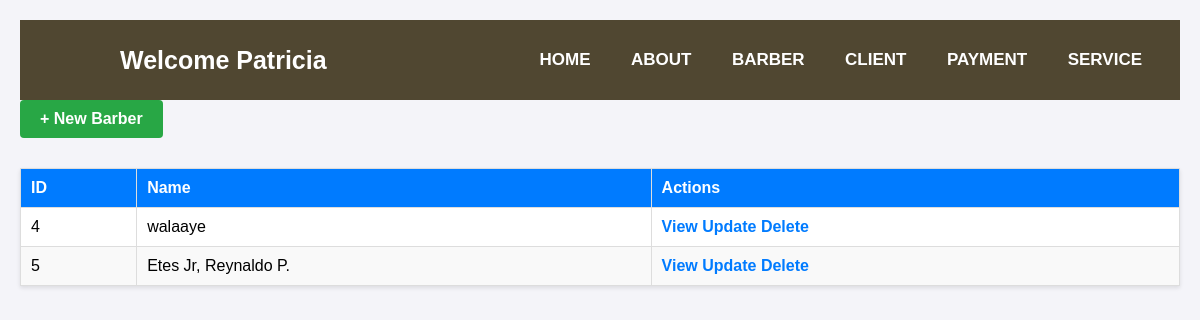
The page /barber/ (signed in) on the database its author committed.
### app/models.py (models this page shows, shortened)
class Barber(models.Model):
    user = models.OneToOneField(User, on_delete=models.CASCADE, related_name="barber_profile")
    name = models.CharField(max_length=100)
    experience_years = models.IntegerField()
    specialty = models.CharField(max_length=255, blank=True, null=True)
    rating = models.DecimalField(max_digits=3, decimal_places=2, default=0.0)
    available = models.BooleanField(default=True)

### app/views.py (the view)
# urls.py: path('barber/', BarberListView.as_view(), name='Barber'),
class BarberListView(ListView):
    model = Barber
    context_object_name = 'barber'
    template_name = 'app/barber_list.html'

### app/Templates/app/barber_list.html (shortened to what this page needs)
{% extends 'app/Admin/Admin.html' %}
{% load static %}
{% block content %}
<a href="{% url 'barber_create' %}" class="add-barber">+ New Barber</a>
<table>
    <thead>
        <tr>
            <th>ID</th>
            <th>Name</th>
            <th>Actions</th>
        </tr>
    </thead>
    <tbody>
        {% for barber in barber %}
        <tr>
            <td>{{ barber.pk }}</td>
            <td>{{ barber.name }}</td>
            <td>
                <a href="{% url 'barber_detail' barber.pk %}">View</a>
                <a href="{% url 'barber_update' barber.pk %}">Update</a>
                <a href="{% url 'barber_delete' barber.pk %}">Delete</a>
            </td>
        </tr>
        {% endfor %}
    </tbody>
</table>
{% endblock content %}

### app/Templates/app/Admin/adminnavbar.html (shortened to what this page needs)
<nav>
    <label class="logo">Welcome {{ user.username }}</label>
    <ul>
      <li><a href="{% url 'home' %}">Home</a></li>
      <li><a href="#">About</a></li>
      <li><a href="{% url 'Barber' %}">Barber</a></li>
      <li><a href="{% url 'client' %}">Client</a></li>
        <li><a href="{% url 'payment' %}">Payment</a></li>
         <li><a href="{% url 'service' %}">Service</a></li>
    </ul>
  </nav>

### static/css/base.css (style rules this page uses)
body { margin: 0; font-family: Arial, sans-serif; background-color: #f4f4f9; }

### static/css/navbar.css (style rules this page uses)
* { padding: 0; margin: 0; text-decoration: none; list-style: none; box-sizing: border-box; }
body { font-family: "Montserrat", sans-serif; }
nav { background: #504731; height: 80px; width: 100%; }
label.logo { color: white; font-size: 25px; line-height: 80px; padding: 0 100px; font-weight: bold; }
nav ul { float: right; margin-right: 20px; }
nav ul li { display: inline-block; line-height: 80px; margin: 0 5px; }
nav ul li a { color: white; font-size: 17px; padding: 7px 13px; border-radius: 3px; text-transform: uppercase; }

### app/Templates/app/barber_list.html (style rules this page uses)
body { font-family: Arial, sans-serif; background-color: #f4f4f9; margin: 0; padding: 20px; }
a { text-decoration: none; color: #007BFF; font-weight: bold; }
table { width: 100%; border-collapse: collapse; margin-top: 20px; background-color: #fff; box-shadow: 0 2px 4px rgba(0, 0, 0, 0.1); }
th, td { padding: 10px; text-align: left; border: 1px solid #ddd; }
th { background-color: #007BFF; color: white; }
tr:nth-child(even) { background-color: #f9f9f9; }
.add-barber { display: inline-block; margin-bottom: 10px; padding: 10px 20px; background-color: #28a745; color: white; border: none; border-radius: 4px; text-align: center; }

### rows shown on the page
Barber: pk "4", name "walaaye"
Barber: pk "5", name "Etes Jr, Reynaldo P."

### other values the page prints
{{ user.username }} "Patricia"
